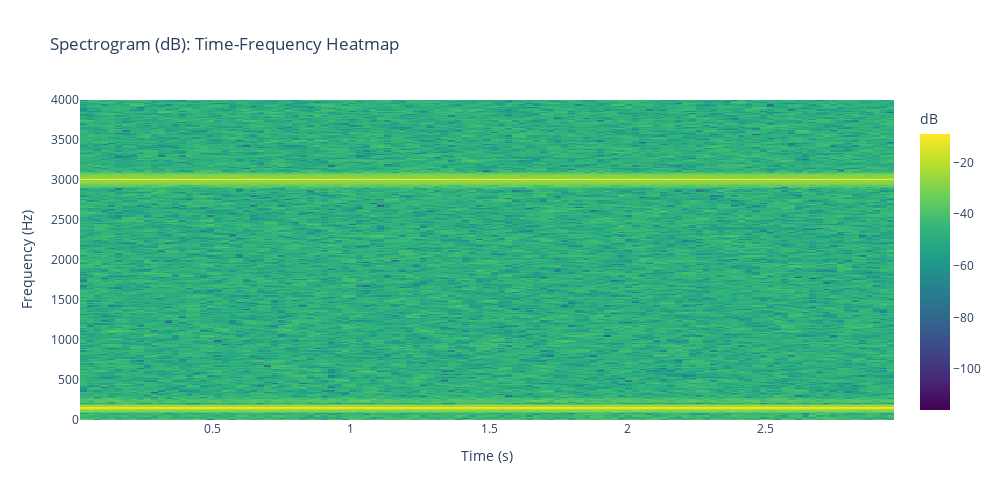

The notebook cell saved with this chart:
### Code cell
# ============================================================================
# SECTION 4: SPECTROGRAM (Time-Frequency Analysis)
# ============================================================================
# Why: Combine time and frequency information. FFT shows \"what\" frequencies
#      are present, but loses \"when\" they occur. Spectrogram fixes this!
# What we'll see: A 2D heatmap where time flows left→right, frequency bottom→top,
#                 and color intensity shows energy (magnitude in dB).
# Key insight: Constant tones (150 Hz, 3000 Hz) appear as horizontal lines.
#              The spectrogram reveals how the signal evolves over time.
# ============================================================================

# --- The Short-Time Fourier Transform (STFT) ---
# How: Divide the signal into overlapping windows, compute FFT for each window
# Math: For each time window, compute FFT to get frequency content at that moment
# Parameters:
#   - nperseg=1024: window size (larger = better frequency resolution, worse time)
#   - noverlap=614: 60% overlap between windows (smooth transitions)
#   - scaling='spectrum': returns power spectrum (magnitude squared)

from scipy import signal
f_spec, t_spec, Sxx = signal.spectrogram(noisy_audio, fs=sample_rate, nperseg=1024, noverlap=614, scaling='spectrum')

# Convert power spectrum to dB scale (same as before)
# Why: dB compression makes weak and strong signals equally visible
# Formula: dB = 10 * log10(power) + small offset (1e-12) to avoid log(0)
Sxx_db = 10 * np.log10(Sxx + 1e-12)
# Sxx_db is POWER, not amplitude
# power ∝ amplitude2

# --- Interactive Heatmap Visualization ---
# Create an interactive 2D heatmap to explore time-frequency content
import plotly.graph_objects as go
fig = go.Figure(data=go.Heatmap(
    x=t_spec,          # Time axis (horizontal)
    y=f_spec,          # Frequency axis (vertical)
    z=Sxx_db,          # Magnitude in dB (color intensity)
    colorscale='Viridis',  # Color gradient (dark=low energy, bright=high energy)
    colorbar=dict(title='dB')
))

# Configure layout for clarity
fig.update_layout(
    title='Spectrogram (dB): Time-Frequency Heatmap',
    xaxis_title='Time (s)',
    yaxis_title='Frequency (Hz)',
    width=1000,
    height=500,
)

# Limit y-axis to 0-4000 Hz for clarity (focus on relevant frequency range)
fig.update_yaxes(range=[0,4000])

# Try this: Hover over the heatmap to see exact (time, frequency, dB) values.
# Look for horizontal lines at 150 Hz and 3000 Hz across the entire duration.
fig.show()

### Figure 1 — Plotly figure (JSON) as saved in the notebook; plotly's stock layout.template omitted (floating-point values rounded to 4 significant figures; data arrays with more than 128 entries replaced by an {"elided": "..."} marker saying what was removed)
{"data": [{"colorbar": {"title": {"text": "dB"}}, "colorscale": [[0, "#440154"], [0.1111, "#482878"], [0.2222, "#3e4989"], [0.3333, "#31688e"], [0.4444, "#26828e"], [0.5556, "#1f9e89"], [0.6667, "#35b779"], [0.7778, "#6ece58"], [0.8889, "#b5de2b"], [1, "#fde725"]], "type": "heatmap", "x": [0.032, 0.05763, 0.08325, 0.1089, 0.1345, 0.1601, 0.1857, 0.2114, 0.237, 0.2626, 0.2883, 0.3139, 0.3395, 0.3651, 0.3907, 0.4164, 0.442, 0.4676, 0.4933, 0.5189, 0.5445, 0.5701, 0.5958, 0.6214, 0.647, 0.6726, 0.6983, 0.7239, 0.7495, 0.7751, 0.8007, 0.8264, 0.852, 0.8776, 0.9032, 0.9289, 0.9545, 0.9801, 1.006, 1.031, 1.057, 1.083, 1.108, 1.134, 1.159, 1.185, 1.211, 1.236, 1.262, 1.288, 1.313, 1.339, 1.365, 1.39, 1.416, 1.441, 1.467, 1.493, 1.518, 1.544, 1.569, 1.595, 1.621, 1.646, 1.672, 1.698, 1.723, 1.749, 1.774, 1.8, 1.826, 1.851, 1.877, 1.903, 1.928, 1.954, 1.98, 2.005, 2.031, 2.056, 2.082, 2.108, 2.133, 2.159, 2.184, 2.21, 2.236, 2.261, 2.287, 2.313, 2.338, 2.364, 2.389, 2.415, 2.441, 2.466, 2.492, 2.518, 2.543, 2.569, 2.595, 2.62, 2.646, 2.671, 2.697, 2.723, 2.748, 2.774, 2.8, 2.825, 2.851, 2.876, 2.902, 2.928, 2.953], "y": {"elided": "513 float values"}, "z": {"elided": "513x115 float values"}}], "layout": {"height": 500, "title": {"text": "Spectrogram (dB): Time-Frequency Heatmap"}, "width": 1000, "xaxis": {"title": {"text": "Time (s)"}}, "yaxis": {"range": [0, 4000], "title": {"text": "Frequency (Hz)"}}}}
